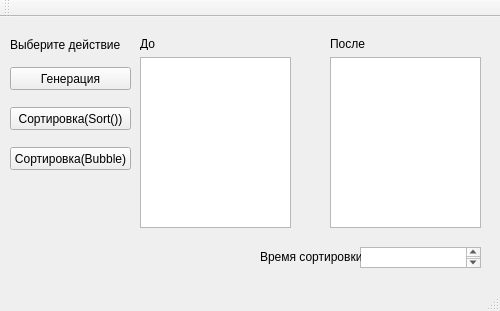
<?xml version="1.0" encoding="UTF-8"?>
<ui version="4.0">
 <class>MainWindow</class>
 <widget class="QMainWindow" name="MainWindow">
  <property name="geometry">
   <rect>
    <x>0</x>
    <y>0</y>
    <width>500</width>
    <height>311</height>
   </rect>
  </property>
  <property name="windowTitle">
   <string>MainWindow</string>
  </property>
  <widget class="QWidget" name="centralWidget">
   <widget class="QPushButton" name="bubble">
    <property name="geometry">
     <rect>
      <x>10</x>
      <y>130</y>
      <width>121</width>
      <height>23</height>
     </rect>
    </property>
    <property name="text">
     <string>Сортировка(Bubble)</string>
    </property>
   </widget>
   <widget class="QPushButton" name="sort">
    <property name="geometry">
     <rect>
      <x>10</x>
      <y>90</y>
      <width>121</width>
      <height>23</height>
     </rect>
    </property>
    <property name="text">
     <string>Сортировка(Sort())</string>
    </property>
   </widget>
   <widget class="QPushButton" name="generation">
    <property name="geometry">
     <rect>
      <x>10</x>
      <y>50</y>
      <width>121</width>
      <height>23</height>
     </rect>
    </property>
    <property name="text">
     <string>Генерация</string>
    </property>
   </widget>
   <widget class="QTextEdit" name="before">
    <property name="geometry">
     <rect>
      <x>140</x>
      <y>40</y>
      <width>151</width>
      <height>171</height>
     </rect>
    </property>
   </widget>
   <widget class="QTextEdit" name="after">
    <property name="geometry">
     <rect>
      <x>330</x>
      <y>40</y>
      <width>151</width>
      <height>171</height>
     </rect>
    </property>
   </widget>
   <widget class="QLabel" name="label">
    <property name="geometry">
     <rect>
      <x>140</x>
      <y>20</y>
      <width>46</width>
      <height>13</height>
     </rect>
    </property>
    <property name="text">
     <string>До</string>
    </property>
   </widget>
   <widget class="QLabel" name="label_2">
    <property name="geometry">
     <rect>
      <x>330</x>
      <y>20</y>
      <width>46</width>
      <height>13</height>
     </rect>
    </property>
    <property name="text">
     <string>После</string>
    </property>
   </widget>
   <widget class="QTextEdit" name="time_text">
    <property name="geometry">
     <rect>
      <x>360</x>
      <y>230</y>
      <width>121</width>
      <height>21</height>
     </rect>
    </property>
   </widget>
   <widget class="QLabel" name="label_3">
    <property name="geometry">
     <rect>
      <x>260</x>
      <y>230</y>
      <width>101</width>
      <height>20</height>
     </rect>
    </property>
    <property name="text">
     <string>Время сортировки</string>
    </property>
   </widget>
   <widget class="QLabel" name="label_4">
    <property name="geometry">
     <rect>
      <x>10</x>
      <y>20</y>
      <width>111</width>
      <height>16</height>
     </rect>
    </property>
    <property name="text">
     <string>Выберите действие:</string>
    </property>
   </widget>
  </widget>
  <widget class="QMenuBar" name="menuBar">
   <property name="geometry">
    <rect>
     <x>0</x>
     <y>0</y>
     <width>500</width>
     <height>21</height>
    </rect>
   </property>
  </widget>
  <widget class="QToolBar" name="mainToolBar">
   <attribute name="toolBarArea">
    <enum>TopToolBarArea</enum>
   </attribute>
   <attribute name="toolBarBreak">
    <bool>false</bool>
   </attribute>
  </widget>
  <widget class="QStatusBar" name="statusBar"/>
 </widget>
 <layoutdefault spacing="6" margin="11"/>
 <resources/>
 <connections/>
</ui>
